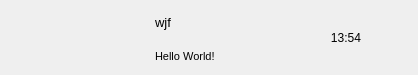
<?xml version="1.0" encoding="UTF-8"?>
<ui version="4.0">
 <class>ChatUserWid</class>
 <widget class="QWidget" name="ChatUserWid">
  <property name="geometry">
   <rect>
    <x>0</x>
    <y>0</y>
    <width>418</width>
    <height>75</height>
   </rect>
  </property>
  <property name="minimumSize">
   <size>
    <width>0</width>
    <height>75</height>
   </size>
  </property>
  <property name="maximumSize">
   <size>
    <width>16777215</width>
    <height>75</height>
   </size>
  </property>
  <property name="windowTitle">
   <string>Form</string>
  </property>
  <layout class="QHBoxLayout" name="horizontalLayout">
   <property name="spacing">
    <number>5</number>
   </property>
   <property name="leftMargin">
    <number>6</number>
   </property>
   <property name="topMargin">
    <number>2</number>
   </property>
   <property name="rightMargin">
    <number>6</number>
   </property>
   <property name="bottomMargin">
    <number>2</number>
   </property>
   <item>
    <widget class="QWidget" name="icon_wid" native="true">
     <property name="sizePolicy">
      <sizepolicy hsizetype="Fixed" vsizetype="Fixed">
       <horstretch>0</horstretch>
       <verstretch>0</verstretch>
      </sizepolicy>
     </property>
     <property name="minimumSize">
      <size>
       <width>60</width>
       <height>60</height>
      </size>
     </property>
     <property name="maximumSize">
      <size>
       <width>60</width>
       <height>60</height>
      </size>
     </property>
     <widget class="QLabel" name="icon_lb">
      <property name="geometry">
       <rect>
        <x>7</x>
        <y>12</y>
        <width>45</width>
        <height>45</height>
       </rect>
      </property>
      <property name="minimumSize">
       <size>
        <width>45</width>
        <height>45</height>
       </size>
      </property>
      <property name="maximumSize">
       <size>
        <width>45</width>
        <height>45</height>
       </size>
      </property>
      <property name="text">
       <string/>
      </property>
      <property name="alignment">
       <set>Qt::AlignCenter</set>
      </property>
     </widget>
     <widget class="QLabel" name="red_point">
      <property name="geometry">
       <rect>
        <x>27</x>
        <y>0</y>
        <width>30</width>
        <height>30</height>
       </rect>
      </property>
      <property name="minimumSize">
       <size>
        <width>30</width>
        <height>30</height>
       </size>
      </property>
      <property name="maximumSize">
       <size>
        <width>30</width>
        <height>30</height>
       </size>
      </property>
      <property name="text">
       <string/>
      </property>
     </widget>
    </widget>
   </item>
   <item>
    <widget class="QWidget" name="user_info_wid" native="true">
     <property name="minimumSize">
      <size>
       <width>120</width>
       <height>0</height>
      </size>
     </property>
     <property name="maximumSize">
      <size>
       <width>120</width>
       <height>16777215</height>
      </size>
     </property>
     <layout class="QVBoxLayout" name="verticalLayout">
      <property name="leftMargin">
       <number>2</number>
      </property>
      <property name="topMargin">
       <number>5</number>
      </property>
      <property name="rightMargin">
       <number>2</number>
      </property>
      <property name="bottomMargin">
       <number>5</number>
      </property>
      <item>
       <widget class="QLabel" name="user_name_lb">
        <property name="minimumSize">
         <size>
          <width>0</width>
          <height>30</height>
         </size>
        </property>
        <property name="maximumSize">
         <size>
          <width>16777215</width>
          <height>30</height>
         </size>
        </property>
        <property name="font">
         <font>
          <pointsize>10</pointsize>
         </font>
        </property>
        <property name="text">
         <string>wjf</string>
        </property>
       </widget>
      </item>
      <item>
       <widget class="QLabel" name="user_chat_lb">
        <property name="minimumSize">
         <size>
          <width>0</width>
          <height>30</height>
         </size>
        </property>
        <property name="maximumSize">
         <size>
          <width>130</width>
          <height>30</height>
         </size>
        </property>
        <property name="font">
         <font>
          <pointsize>8</pointsize>
         </font>
        </property>
        <property name="text">
         <string>Hello World!</string>
        </property>
       </widget>
      </item>
     </layout>
    </widget>
   </item>
   <item>
    <widget class="QWidget" name="time_wid" native="true">
     <property name="sizePolicy">
      <sizepolicy hsizetype="Fixed" vsizetype="Fixed">
       <horstretch>0</horstretch>
       <verstretch>0</verstretch>
      </sizepolicy>
     </property>
     <property name="minimumSize">
      <size>
       <width>50</width>
       <height>50</height>
      </size>
     </property>
     <property name="maximumSize">
      <size>
       <width>50</width>
       <height>50</height>
      </size>
     </property>
     <widget class="QLabel" name="time_lb">
      <property name="geometry">
       <rect>
        <x>0</x>
        <y>20</y>
        <width>54</width>
        <height>12</height>
       </rect>
      </property>
      <property name="text">
       <string>13:54</string>
      </property>
      <property name="alignment">
       <set>Qt::AlignCenter</set>
      </property>
     </widget>
    </widget>
   </item>
  </layout>
 </widget>
 <resources/>
 <connections/>
</ui>
